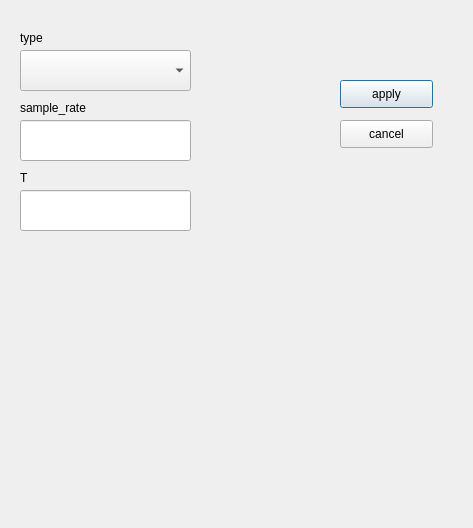
<?xml version="1.0" encoding="UTF-8"?>
<ui version="4.0">
 <class>STFT</class>
 <widget class="QDialog" name="STFT">
  <property name="geometry">
   <rect>
    <x>0</x>
    <y>0</y>
    <width>473</width>
    <height>528</height>
   </rect>
  </property>
  <property name="windowTitle">
   <string>STFT</string>
  </property>
  <widget class="QLabel" name="T_value_lable">
   <property name="geometry">
    <rect>
     <x>20</x>
     <y>170</y>
     <width>72</width>
     <height>15</height>
    </rect>
   </property>
   <property name="text">
    <string>T</string>
   </property>
  </widget>
  <widget class="QWidget" name="verticalLayoutWidget">
   <property name="geometry">
    <rect>
     <x>20</x>
     <y>270</y>
     <width>431</width>
     <height>231</height>
    </rect>
   </property>
   <layout class="QVBoxLayout" name="verticalLayout"/>
  </widget>
  <widget class="QPushButton" name="apply_button">
   <property name="geometry">
    <rect>
     <x>340</x>
     <y>80</y>
     <width>93</width>
     <height>28</height>
    </rect>
   </property>
   <property name="text">
    <string>apply</string>
   </property>
  </widget>
  <widget class="QPushButton" name="cancel_button">
   <property name="geometry">
    <rect>
     <x>340</x>
     <y>120</y>
     <width>93</width>
     <height>28</height>
    </rect>
   </property>
   <property name="text">
    <string>cancel</string>
   </property>
  </widget>
  <widget class="QLabel" name="window_type_label">
   <property name="geometry">
    <rect>
     <x>20</x>
     <y>30</y>
     <width>72</width>
     <height>15</height>
    </rect>
   </property>
   <property name="text">
    <string>type</string>
   </property>
  </widget>
  <widget class="QComboBox" name="window_type_combo">
   <property name="geometry">
    <rect>
     <x>20</x>
     <y>50</y>
     <width>171</width>
     <height>41</height>
    </rect>
   </property>
  </widget>
  <widget class="QLabel" name="sample_rate_label">
   <property name="geometry">
    <rect>
     <x>20</x>
     <y>100</y>
     <width>91</width>
     <height>16</height>
    </rect>
   </property>
   <property name="text">
    <string>sample_rate</string>
   </property>
  </widget>
  <widget class="QLineEdit" name="sampe_rate_line">
   <property name="geometry">
    <rect>
     <x>20</x>
     <y>120</y>
     <width>171</width>
     <height>41</height>
    </rect>
   </property>
  </widget>
  <widget class="QLineEdit" name="T_value_line">
   <property name="geometry">
    <rect>
     <x>20</x>
     <y>190</y>
     <width>171</width>
     <height>41</height>
    </rect>
   </property>
  </widget>
 </widget>
 <resources/>
 <connections/>
</ui>
